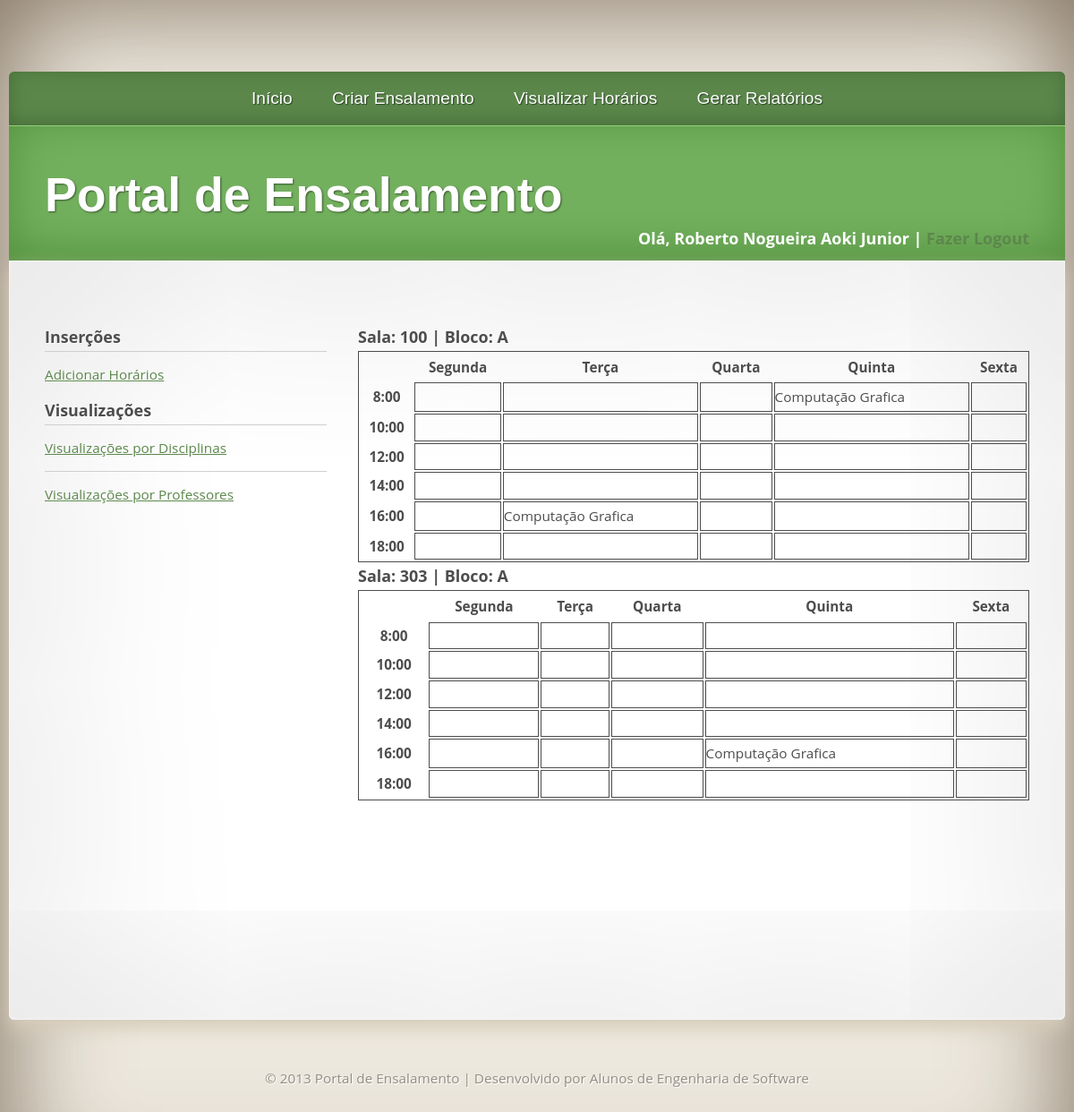
The page /visul_hora.php (signed in) on the database its author committed.
### tables this page shows
CREATE TABLE IF NOT EXISTS `sala` (
  `ID` int(11) NOT NULL AUTO_INCREMENT,
  `NUMERO_SALA` int(5) NOT NULL,
  `BLOCO` char(1) NOT NULL,
  PRIMARY KEY (`ID`)
);

CREATE TABLE IF NOT EXISTS `semana_disciplina` (
  `ID_SEMANA` int(2) NOT NULL,
  `ID_SALA` int(6) NOT NULL,
  `ID` int(11) NOT NULL AUTO_INCREMENT,
  `HORARIO_INICIAL` varchar(10) NOT NULL,
  `ID_DISCIPLINA` int(11) NOT NULL,
  PRIMARY KEY (`ID`)
);

CREATE TABLE IF NOT EXISTS `disciplina` (
  `ID_DISCIPLINA` int(6) NOT NULL AUTO_INCREMENT,
  `NOME_DISCIPLINA` varchar(50) NOT NULL,
  `CARGA_HR_TOTAL` int(5) NOT NULL,
  `NUMERO_VAGAS` int(3) NOT NULL,
  `ID_PROFESSOR` int(11) NOT NULL,
  `ID_TURMA` int(4) NOT NULL,
  PRIMARY KEY (`ID_DISCIPLINA`)
);

### visul_hora.php (the view, shortened to what this page needs)
<?php
$resultado = mysql_query("SELECT * FROM sala");
?>
<!DOCTYPE html PUBLIC "-//W3C//DTD XHTML 1.0 Strict//EN" "http://www.w3.org/TR/xhtml1/DTD/xhtml1-strict.dtd">
<html xmlns="http://www.w3.org/1999/xhtml">
	<head>
		<link rel="stylesheet" type="text/css" href="estilo.css" />
	</head>
	<body>
		<div id="corpo">
		<div id="banner">
			<div id="menu">
				<ul>
					<li><a href="index.php">Início</a></li>
					<li><a href="criar_ensalamento.php">Criar Ensalamento</a></li>
					<li><a href="visul_hora.php">Visualizar Horários</a></li>
					<li><a href="gera_relat.php">Gerar Relatórios</a></li>
				</ul>
				<br/>
			</div>
			<div id="cabecalho">
				<div id="logo">
					<h1><a href="index.php">Portal de Ensalamento</a></h1>
				</div>
                <div id="info">
					<h3><?php echo "Olá, " . $_SESSION['usuarioNome'];?> | <a href="logout.php">Fazer Logout</a></h3>
                </div>
			</div>
			<div id="pagina">
				<div id="lateral">
					<div class="caixa">
						<h3>Inserções</h3>
						<ul class="lista">
							<li><a href="add_hora.php">Adicionar Horários</a></li>
						</ul>
						<h3>Visualizações</h3>
						<ul class="lista">
							<li><a href="visul_hora.php">Visualizações por Disciplinas</a></li>
							<li><a href="visual_professor.php">Visualizações por Professores</a></li>
						</ul>
					</div>
				</div>
				<div id="conteudo">
                <?php
				if(mysql_num_rows($resultado)>0)
					while($info=mysql_fetch_array($resultado)){
						$sala = $info['NUMERO_SALA'];
						$bloco = $info['BLOCO'];
						echo "<h3>Sala: ".$sala." | Bloco: ".$bloco."</h3>";
	                	echo "<div id='tabela'>";
					  	echo "<table width='100%' border='0'>";
					    echo "<tr>";
					    echo "<th scope='col'>&nbsp;</th>";
					    echo "<th scope='col'>Segunda</th>";
				    	echo "<th scope='col'>Terça</th>";
					    echo "<th scope='col'>Quarta</th>";
					    echo "<th scope='col'>Quinta</th>";
					    echo "<th scope='col'>Sexta</th>";
				        echo "</tr>";
						echo "<tr>";
				    	echo "<th scope='row'>8:00</th>";
					    echo "<td>";
					    echo "</td>";
					    echo "<td>";
					    echo "</td>";
					    echo "<td>";
					    echo "</td>";
					    echo "<td>";
						$resposta = mysql_query("SELECT * FROM semana_disciplina sd, sala sa, semana se, disciplina d WHERE sd.ID_SEMANA = se.ID_SEMANA AND sd.ID_SALA = sa.ID AND sd.ID_DISCIPLINA = d.ID_DISCIPLINA AND NOME_DIA = 'Quinta' AND HORARIO_INICIAL = '8:00' AND NUMERO_SALA =$sala AND BLOCO = '$bloco'");
						while($dia=mysql_fetch_array($resposta)){
							echo $dia['NOME_DISCIPLINA'];
						}
					    echo "</td>";
					    echo "<td>";
					    echo "</td>";
						echo "</tr>";
						echo "<tr>";
				    	echo "<th scope='row'>10:00</th>";
					    echo "<td>";
					    echo "</td>";
					    echo "<td>";
					    echo "</td>";
					    echo "<td>";
					    echo "</td>";
					    echo "<td>";
					    echo "</td>";
					    echo "<td>";
					    echo "</td>";
						echo "</tr>";
						echo "<tr>";
				    	echo "<th scope='row'>12:00</th>";
					    echo "<td>";
					    echo "</td>";
					    echo "<td>";
					    echo "</td>";
					    echo "<td>";
					    echo "</td>";
					    echo "<td>";
					    echo "</td>";
					    echo "<td>";
					    echo "</td>";
						echo "</tr>";
						echo "<tr>";
				    	echo "<th scope='row'>14:00</th>";
					    echo "<td>";
					    echo "</td>";
					    echo "<td>";
					    echo "</td>";
					    echo "<td>";
					    echo "</td>";
					    echo "<td>";
					    echo "</td>";
					    echo "<td>";
					    echo "</td>";
						echo "</tr>";
						echo "<tr>";
				    	echo "<th scope='row'>16:00</th>";
					    echo "<td>";
					    echo "</td>";
					    echo "<td>";
						$resposta = mysql_query("SELECT * FROM semana_disciplina sd, sala sa, semana se, disciplina d WHERE sd.ID_SEMANA = se.ID_SEMANA AND sd.ID_SALA = sa.ID AND sd.ID_DISCIPLINA = d.ID_DISCIPLINA AND NOME_DIA = 'Terca' AND HORARIO_INICIAL = '16:00' AND NUMERO_SALA =$sala AND BLOCO = '$bloco'");
						while($dia=mysql_fetch_array($resposta)){
							echo $dia['NOME_DISCIPLINA'];
						}
					    echo "</td>";
					    echo "<td>";
					    echo "</td>";
					    echo "<td>";
						$resposta = mysql_query("SELECT * FROM semana_disciplina sd, sala sa, semana se, disciplina d WHERE sd.ID_SEMANA = se.ID_SEMANA AND sd.ID_SALA = sa.ID AND sd.ID_DISCIPLINA = d.ID_DISCIPLINA AND NOME_DIA = 'Quinta' AND HORARIO_INICIAL = '16:00' AND NUMERO_SALA =$sala AND BLOCO = '$bloco'");
						while($dia=mysql_fetch_array($resposta)){
							echo $dia['NOME_DISCIPLINA'];
						}
					    echo "</td>";
					    echo "<td>";
					    echo "</td>";
						echo "</tr>";
						echo "<tr>";
				    	echo "<th scope='row'>18:00</th>";
					    echo "<td>";
					    echo "</td>";
					    echo "<td>";
					    echo "</td>";
					    echo "<td>";
					    echo "</td>";
					    echo "<td>";
					    echo "</td>";
					    echo "<td>";
					    echo "</td>";
						echo "</tr>";
					  echo "</table>";
					  echo "</div>";
					}
					else
						echo "Nenhuma Sala Encontrada!";
				  ?>
				  <br/>
			  </div>
			  <p>&nbsp;</p>
			  <p>&nbsp;</p>
			  <p>&nbsp;</p>
			  <p>&nbsp;</p>
			  <p>&nbsp;</p>
			  <p>&nbsp;</p>
				<p><br/>
			  </p>
            </div>
		</div>
		<div id="rodape">
			&copy; 2013 Portal de Ensalamento | Desenvolvido por Alunos de Engenharia de Software
		</div>
		</div>
	</body>
</html>

### estilo.css (style rules this page uses)
* { margin: 0; padding: 0; }
a { text-decoration: underline; color: #5B874B; }
#tabela td, #tabela table { border: 1pt solid; }
body { color: #4D4D4D; font-size: 11.5pt; line-height: 2em; }
#corpo { padding: 80px 0 0 0; background: #EDE8DE; box-shadow: inset 0px 0px 130px 0px rgba(70,48,25,0.7); }
body,input { font-family: "Open Sans", sans-serif; }
ul { list-style: none; }
.caixa { margin: 0 0 35px 0; overflow: hidden; }
ul.lista li { border-top: solid 1px #CFCFCF; padding: 10px 0 10px 0; }
#conteudo { padding: 0; width: 750px; margin: 0 0 0 350px; }
#rodape { text-align: center; padding: 50px 0 130px 0; color: #938D82; text-shadow: 1px 1px 0px #ffffff; }
#cabecalho { position: relative; padding: 40px; height: 70px; background: #73B05E; color: #FFF; box-shadow: inset 0px -10px 50px 0px #53903E; overflow: hidden; }
#logo { height: 147px; line-height: 147px; left: 40px; bottom: 0; position: absolute; text-shadow: 1px 1px 2px rgba(0,0,0,0.5); }
#logo a { color: #FFF; text-decoration: none; }
#logo h1 { font-family: Abel, sans-serif; font-size: 3.5em; }
#info { line-height: 170px; text-align: right; }
#info a { text-decoration: none; }
#menu { padding: 0 40px 0 40px; font-family: Abel, sans-serif; line-height: 60px; margin: 0; background: #5B874B; height: 60px; width: 1100px; box-shadow: inset 0px -3px 20px 0px #466D37; border-bottom: solid 1px #93D07E; text-shadow: 1px 1px 1px rgba(0,0,0,0.5); border-top-left-radius: 6px; border-top-right-radius: 6px; text-align: center; }
#menu a { font-size: 1.25em; color: #FFF; text-decoration: none; }
#menu ul { list-style: none; }
#menu ul li { padding: 0 20px 0 20px; display: inline; }
#pagina { margin: 0; width: 1100px; padding: 70px 40px 0 40px; position: relative; background: #FFF; box-shadow: inset 0px 0px 3px 0px #ffffff, inset 0px 0px 250px 0px #d8d8d8, 0px 10px 20px 0px #D6CCBA; text-shadow: 1px 1px 0px #ffffff; border-bottom-left-radius: 6px; border-bottom-right-radius: 6px; }
#lateral { float: left; padding: 0; width: 315px; }
#banner { width: 1180px; position: relative; margin: 0 auto; }

### rows shown on the page
sala: NUMERO_SALA "100", BLOCO "A"
semana_disciplina: ID_DISCIPLINA.NOME_DISCIPLINA "Computação Grafica"
semana_disciplina: ID_DISCIPLINA.NOME_DISCIPLINA "Computação Grafica"
sala: NUMERO_SALA "303", BLOCO "A"
semana_disciplina: ID_DISCIPLINA.NOME_DISCIPLINA "Computação Grafica"

### other values the page prints
$_SESSION['usuarioNome'] "Roberto Nogueira Aoki Junior"
